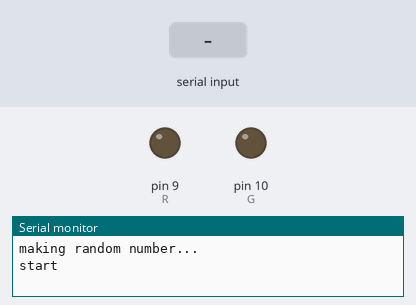
Bench run of a sketch on a simulated Arduino Uno, built with avr-gcc and run on an emulated ATmega328P. Shown: output pins drawn as LEDs (lit = HIGH), the last lines printed to the serial monitor. The inputs (shaded band) are chosen by the test bench. Random numbers use the default seed unless the sketch sets one.

Above: at 1.2 s.
1.3 s: "90,45\n" received over Serial
At 2.1 s:
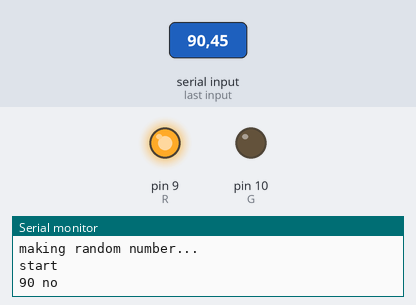
4.3 s: "30,150\n" received over Serial
Timing chart, 0 to 9.8 s (numbered marks = the images above; inputs shaded):
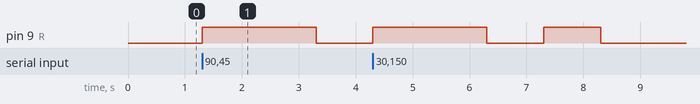

The sketch:

08_random.ino
```cpp
int ranNum = 0;
int myNum = 0;
#define R 9
#define G 10

void setup() {
  Serial.begin(9600);
  pinMode(R, OUTPUT);
  pinMode(G, OUTPUT);
  randomSeed(analogRead(A0));

  makingRan();
}

void loop() {
  if (Serial.available()) {
    myNum = Serial.parseInt();
    Serial.print(myNum);
    if (ranNum == myNum) {
      Serial.println(" good");
      digitalWrite(G, 1);
      delay(1000);
      digitalWrite(G, 0);
      makingRan();
    } else {
      Serial.println(" no");
      digitalWrite(R, 1);
      delay(1000);
      digitalWrite(R, 0);
    }
  }
}
void makingRan() {
  Serial.println("making random number...");
  Serial.println("start");
  ranNum = random(1, 10);
}
```

Measured:
- after the input at 1.3 s, pin 9 (R): LOW → HIGH at once, → LOW 2.0 s later
